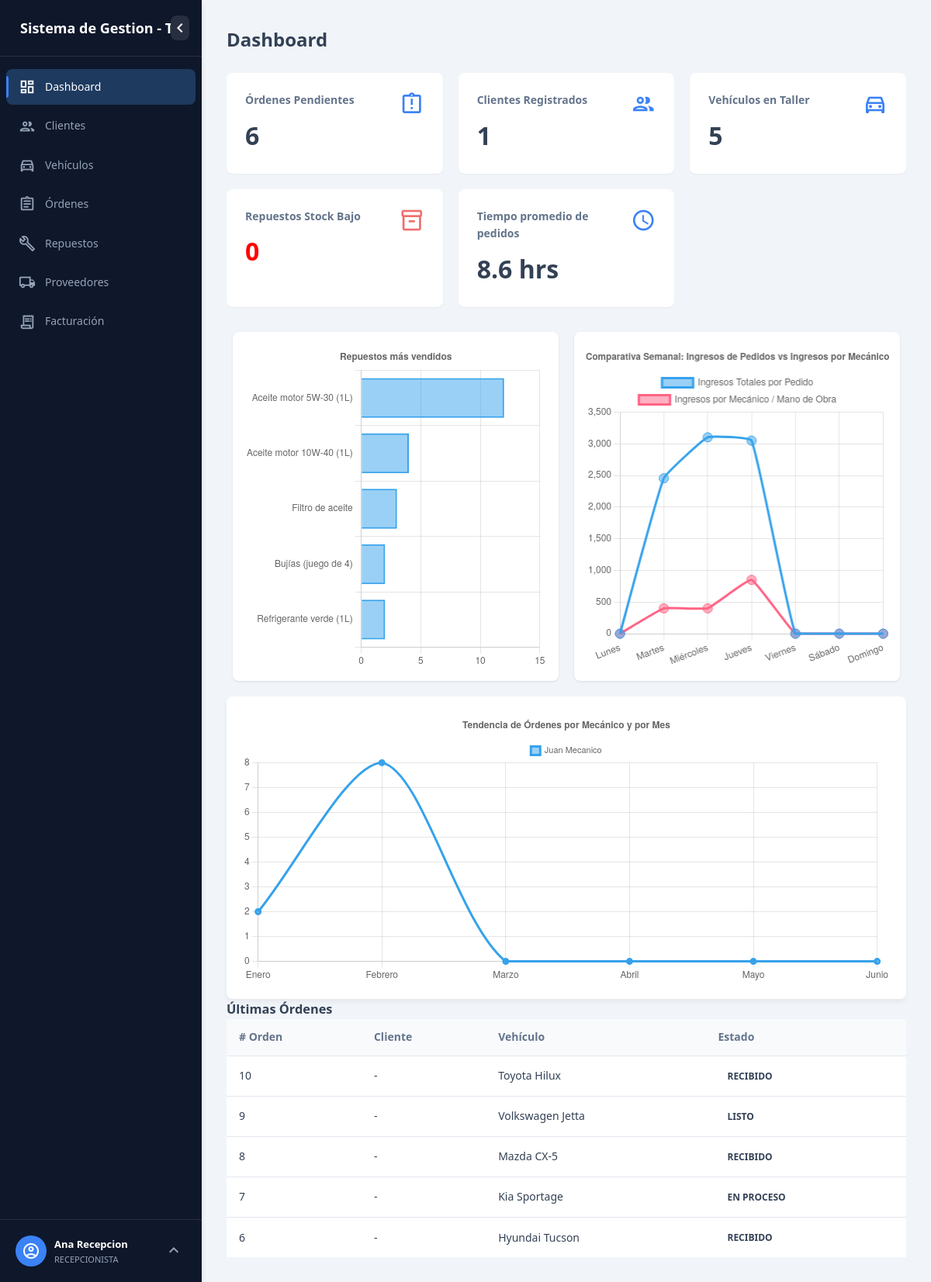
Screenshot of /public/index.php (signed in) with the database file from the repository.
### tables this page shows
CREATE TABLE IF NOT EXISTS `ordenes_servicio` (
  `id_orden` int NOT NULL AUTO_INCREMENT,
  `diagnostico_preliminar` text,
  `estado` enum('RECIBIDO','EN PROCESO','LISTO','ENTREGADO') NOT NULL DEFAULT 'RECIBIDO',
  `fecha_ingreso` datetime NOT NULL,
  `fecha_entrega` datetime DEFAULT NULL,
  `id_recepcionista` int NOT NULL,
  `id_mecanico` int NOT NULL,
  `placa_vehiculo` varchar(15) NOT NULL,
  PRIMARY KEY (`id_orden`),
  KEY `id_recepcionista` (`id_recepcionista`),
  KEY `id_mecanico` (`id_mecanico`),
  KEY `placa_vehiculo` (`placa_vehiculo`),
  CONSTRAINT `ordenes_servicio_ibfk_1` FOREIGN KEY (`id_recepcionista`) REFERENCES `usuarios` (`id_usuario`),
  CONSTRAINT `ordenes_servicio_ibfk_2` FOREIGN KEY (`id_mecanico`) REFERENCES `usuarios` (`id_usuario`),
  CONSTRAINT `ordenes_servicio_ibfk_3` FOREIGN KEY (`placa_vehiculo`) REFERENCES `vehiculos` (`placa`)
);

CREATE TABLE IF NOT EXISTS `vehiculos` (
  `placa` varchar(15) NOT NULL,
  `marca` varchar(50) NOT NULL,
  `modelo` varchar(50) NOT NULL,
  `anio` int NOT NULL,
  `tipo` varchar(30) NOT NULL,
  `id_cliente` int NOT NULL,
  PRIMARY KEY (`placa`),
  KEY `id_cliente` (`id_cliente`),
  CONSTRAINT `vehiculos_ibfk_1` FOREIGN KEY (`id_cliente`) REFERENCES `clientes` (`id_cliente`) ON DELETE CASCADE
);

### src/Controllers/ControladorPanel.php (called while the page is built, shortened)
<?php
class ControladorPanel extends Controlador
{
    public function index(): void
    {
        $stats = BaseDatos::executeProcedure('sp_contar_dashboard');
        $stats = $stats[0] ?? [
            'ordenes_pendientes' => 0,
            'clientes_activos' => 0,
            'vehiculos_en_taller' => 0,
            'repuestos_stock_bajo' => 0,
            'tiempo_promedio_pedidos' => 0
        ];
        $repuestosMasVendidos = BaseDatos::executeProcedure('sp_repuestos_mas_vendidos');
        $ingresosSemanales = BaseDatos::executeProcedure('sp_ingresos_semanales');
        $ordenesMecanicoMes = BaseDatos::executeProcedure('sp_ordenes_mec_mes');
        $ultimasOrdenes = BaseDatos::executeProcedure('sp_listar_ordenes');
        $ultimasOrdenes = array_slice($ultimasOrdenes, 0, 5);
        $tiempoPromedio = isset($stats['tiempo_promedio_pedidos'])
            ? round($stats['tiempo_promedio_pedidos'], 1) . ' hrs'
            : '0 hrs';
        $data = [
            'title' => 'Panel de Control',
            'pageTitle' => 'Dashboard',
            'currentPage' => 'dashboard',
            'ordenes_pendientes' => $stats['ordenes_pendientes'],
            'clientes_activos' => $stats['clientes_activos'],
            'vehiculos_en_taller' => $stats['vehiculos_en_taller'],
            'repuestos_stock_bajo' => $stats['repuestos_stock_bajo'],
            'tiempo_promedio_pedidos' => $tiempoPromedio,
            'ultimasOrdenes' => $ultimasOrdenes,
            'repuestos_labels' => json_encode(array_column($repuestosMasVendidos, 'repuesto')),
            'repuestos_data' => json_encode(array_column($repuestosMasVendidos, 'total_vendido')),
            'ingresos_totales' => json_encode(array_column($ingresosSemanales, 'ingresos_totales')),
            'ingresos_mano_obra' => json_encode(array_column($ingresosSemanales, 'ingresos_mano_obra')),
            'ingresos_semanales_raw' => json_encode($ingresosSemanales),
            'ordenes_mecanicos_raw' => json_encode($ordenesMecanicoMes),
        ];
        $this->renderWithLayout('dashboard/index', $data);
    }
}

### src/Routes/Enrutador.php (called while the page is built, shortened)
<?php
class Enrutador
{
    private string $defaultMethod = 'index';
    public function dispatch(string $url): void
    {
        $url = filter_var(trim($url), FILTER_SANITIZE_URL);
        $url = rtrim($url, '/');
        $urlParts = !empty($url) ? explode('/', $url) : [];
        $methodName = $this->defaultMethod;
        $params = $urlParts;
        $controller = new $controllerClass();
        call_user_func_array([$controller, $methodName], $params);
    }
}

### public/index.php (called while the page is built, shortened)
<?php
$url = isset($_GET['url']) ? $_GET['url'] : '';
$router = new Enrutador();
$router->dispatch(trim($url, '/'));

### src/bd/BaseDatos.php (called while the page is built, shortened)
<?php
class BaseDatos
{
    private static ?PDO $instance = null;
    private static function buildCallSql(string $procedure, array $params): string
    {
        if (empty($params)) {
            return "CALL $procedure";
        }
        $keys = array_keys($params);
        $placeholders = array_map(function ($key) {
            return is_string($key) ? $key : '?';
        }, $keys);
        return "CALL $procedure(" . implode(', ', $placeholders) . ")";
    }
    public static function getConnection(): PDO
    {
        if (self::$instance === null) {
            $dsn = sprintf(
                'mysql:host=%s;port=%s;dbname=%s;charset=%s',
                DB_HOST,
                DB_PORT,
                DB_NAME,
                DB_CHARSET
            );
            try {
                self::$instance = new PDO($dsn, DB_USER, DB_PASS, [
                    PDO::ATTR_ERRMODE            => PDO::ERRMODE_EXCEPTION,
                    PDO::ATTR_DEFAULT_FETCH_MODE => PDO::FETCH_ASSOC,
                    PDO::ATTR_EMULATE_PREPARES   => false,
                ]);
                self::$instance->exec("SET NAMES 'utf8mb4' COLLATE 'utf8mb4_unicode_ci'");
                self::$instance->exec("SET time_zone = '-06:00'");
            } catch (PDOException $e) {
                error_log('Error de conexion BD: ' . $e->getMessage());
                throw new Exception('Error al conectar con la base de datos. Contacte al administrador.');
            }
        }
        return self::$instance;
    }
    public static function executeProcedure(string $procedure, array $params = []): array
    {
        $pdo = self::getConnection();
        $sql = self::buildCallSql($procedure, $params);
        $stmt = $pdo->prepare($sql);
        $stmt->execute();
        $results = [];
        try {
            $results = $stmt->fetchAll();
        } catch (PDOException $e) {}
        return $results;
    }
}

### views/dashboard/index.php (the view)
<div class="dashboard-stats">
    <div class="stat-card">
        <div class="icon-stats">
            <div>
                <h3>Órdenes Pendientes</h3>
                <p class="stat-number"><?= $ordenes_pendientes ?? 0 ?></p>
            </div>
        <span class="material-icons-outlined" style="font-size: 32px; color: var(--accent-color);">assignment_late</span>
        </div>
    </div>
    <div class="stat-card">
        <div class="icon-stats">
            <div>
                <h3>Clientes Registrados</h3>
                <p class="stat-number"><?= $clientes_activos ?? 0 ?></p>
            </div>
            <span class="material-icons-outlined" style="font-size: 32px; color: var(--accent-color);">group</span>
        </div>
    </div>
    <div class="stat-card">
        <div class="icon-stats">
            <div>
                <h3>Vehículos en Taller</h3>
                <p class="stat-number"><?= $vehiculos_en_taller ?? 0 ?></p>
            </div>
            <span class="material-icons-outlined" style="font-size: 32px; color: var(--accent-color);">directions_car</span>
        </div>
    </div>
    <div class="stat-card">
        <div class="icon-stats">
            <div>
                <h3>Repuestos Stock Bajo</h3>
                <p style="color: red;" class="stat-number"><?= $repuestos_stock_bajo ?? 0 ?></p>
            </div>
            <span class="material-icons-outlined" style="font-size: 32px; color: #f16d6d;">inventory_2</span>
        </div>
    </div>
    <div class="stat-card">
        <div class="icon-stats">
            <div>
                <h3>Tiempo promedio de pedidos</h3>
                <p class="stat-number"><?= $tiempo_promedio_pedidos ?? 0 ?></p>
            </div>
            <span class="material-icons-outlined" style="font-size: 32px; color: var(--accent-color);">schedule</span>
        </div>
    </div>
</div>
<div class="content-chart">
    <div class="chart-rep">
        <canvas id="graficoRepuestos"></canvas>
    </div>
    <div class="chart-Ingreso">
        <canvas id="graficoIngresosMecanico"></canvas>
    </div>
</div>
<div class="chart-mecanicos" class="content-chart-full">
    <div style="height: 350px;">
        <canvas id="graficoOrdenesMecanicoMes"></canvas>
    </div>
</div>
<div class="dashboard-panels">
    <div class="panel">
        <h3>Últimas Órdenes</h3>
        <table class="table">
            <thead>
                <tr>
                    <th># Orden</th>
                    <th>Cliente</th>
                    <th>Vehículo</th>
                    <th>Estado</th>
                </tr>
            </thead>
            <tbody>
                <?php if (empty($ultimasOrdenes)): ?>
                    <tr>
                        <td colspan="4" class="text-center">No hay órdenes recientes.</td>
                    </tr>
                <?php else: ?>
                    <?php foreach ($ultimasOrdenes as $orden): ?>
                        <tr>
                            <td><?= $orden['id_orden'] ?></td>
                            <td><?= htmlspecialchars($orden['nombre_cliente'] ?? '-') ?></td>
                            <td><?= htmlspecialchars($orden['marca'] ?? '') . ' ' . htmlspecialchars($orden['modelo'] ?? '') ?></td>
                            <td><span class="badge badge-<?= strtolower(str_replace(' ', '-', $orden['estado'] ?? '')) ?>"><?= $orden['estado'] ?></span></td>
                        </tr>
                    <?php endforeach; ?>
                <?php endif; ?>
            </tbody>
        </table>
    </div>
</div>
<script>
    window.chartRepuestosLabels = <?= $repuestos_labels ?? '[]' ?>;
    window.chartRepuestosData = <?= $repuestos_data ?? '[]' ?>;
    window.ingresosSemanalesRaw = <?= $ingresos_semanales_raw ?? '[]' ?>;
    window.ordenesMecanicosRaw = <?= $ordenes_mecanicos_raw ?? '[]' ?>;
</script>

### src/Core/Controlador.php (shortened to what this page needs)
<?php
class Controlador
{
    protected function render(string $view, array $data = []): void
    {
        extract($data);
        $viewFile = VIEWS . "/{$view}.php";
        if (file_exists($viewFile)) {
            require_once $viewFile;
        } else {
            throw new \Exception("Vista no encontrada: {$view}");
        }
    }
    protected function renderWithLayout(string $view, array $data = [], string $layout = 'layouts/main'): void
    {
        $data['contentView'] = $view;
        $this->render($layout, $data);
    }
}

### views/layouts/main.php (shortened to what this page needs)
<!DOCTYPE html>
<html lang="es">
<head>
    <link rel="stylesheet" href="<?= PUBLIC_URL ?>/assets/css/main.css">
</head>
<body>
    <div class="layout-wrapper">
        <aside class="sidebar" id="sidebar">
            <div class="sidebar-header">
                <div class="logo-container">
                    <h1 class="logo-text"><?= htmlspecialchars(APP_NAME) ?></h1>
                </div>
                <button id="toggleSidebar" class="toggle-btn" title="Colapsar menú">
                    <span class="material-icons-outlined">chevron_left</span>
                </button>
            </div>
            <nav class="sidebar-nav">
                <ul class="nav-list">
                    <?php if (in_array($_SESSION['usuario_rol'] ?? '', ['ADMINISTRADOR', 'RECEPCIONISTA', 'MECANICO'])): ?>
                    <li class="nav-item <?= $currentPage === 'dashboard' ? 'active' : '' ?>">
                        <a href="<?= APP_URL ?>/dashboard" class="nav-link">
                            <span class="material-icons-outlined nav-icon">dashboard</span>
                            <span class="nav-text">Dashboard</span>
                        </a>
                    </li>
                    <li class="nav-item <?= $currentPage === 'clientes' ? 'active' : '' ?>">
                        <a href="<?= APP_URL ?>/clientes" class="nav-link">
                            <span class="material-icons-outlined nav-icon">people</span>
                            <span class="nav-text">Clientes</span>
                        </a>
                    </li>
                    <li class="nav-item <?= $currentPage === 'vehiculos' ? 'active' : '' ?>">
                        <a href="<?= APP_URL ?>/vehiculos" class="nav-link">
                            <span class="material-icons-outlined nav-icon">directions_car</span>
                            <span class="nav-text">Vehículos</span>
                        </a>
                    </li>
                    <li class="nav-item <?= $currentPage === 'ordenes' ? 'active' : '' ?>">
                        <a href="<?= APP_URL ?>/ordenes" class="nav-link">
                            <span class="material-icons-outlined nav-icon">assignment</span>
                            <span class="nav-text">Órdenes</span>
                        </a>
                    </li>
                    <li class="nav-item <?= $currentPage === 'repuestos' ? 'active' : '' ?>">
                        <a href="<?= APP_URL ?>/repuestos" class="nav-link">
                            <span class="material-icons-outlined nav-icon">build</span>
                            <span class="nav-text">Repuestos</span>
                        </a>
                    </li>
                    <?php endif; ?>
                    <?php if (in_array($_SESSION['usuario_rol'] ?? '', ['ADMINISTRADOR', 'RECEPCIONISTA'])): ?>
                    <li class="nav-item <?= $currentPage === 'proveedores' ? 'active' : '' ?>">
                        <a href="<?= APP_URL ?>/proveedores" class="nav-link">
                            <span class="material-icons-outlined nav-icon">local_shipping</span>
                            <span class="nav-text">Proveedores</span>
                        </a>
                    </li>
                    <li class="nav-item <?= $currentPage === 'facturas' ? 'active' : '' ?>">
                        <a href="<?= APP_URL ?>/facturas" class="nav-link">
                            <span class="material-icons-outlined nav-icon">receipt_long</span>
                            <span class="nav-text">Facturación</span>
                        </a>
                    </li>
                    <?php endif; ?>
                </ul>
            </nav>
            <div class="sidebar-footer">
                <div class="user-profile" id="userProfile">
                    <div class="user-avatar">
                        <span class="material-icons-outlined">account_circle</span>
                    </div>
                    <div class="user-info">
                        <span class="user-name"><?= htmlspecialchars($_SESSION['usuario_nombre'] ?? 'Invitado') ?></span>
                        <span class="user-role"><?= htmlspecialchars($_SESSION['usuario_rol'] ?? 'Usuario') ?></span>
                    </div>
                    <button class="user-menu-trigger" id="userMenuTrigger" title="Opciones de usuario">
                        <span class="material-icons-outlined">expand_less</span>
                    </button>
                </div>
            </div>
        </aside>
        <main class="main-content">
            <h2 class="page-title"><?= htmlspecialchars($pageTitle ?? '') ?></h2>
            <?php if (isset($contentView)): ?>
                <?php require_once VIEWS . "/{$contentView}.php"; ?>
            <?php endif; ?>
        </main>
    </div>
</body>
</html>

### rows the page displays
ordenes_servicio: id_orden "10", nombre_cliente "-", placa_vehiculo.marca "Toyota", placa_vehiculo.modelo "Hilux", estado "RECIBIDO"
ordenes_servicio: id_orden "9", nombre_cliente "-", placa_vehiculo.marca "Volkswagen", placa_vehiculo.modelo "Jetta", estado "LISTO"
ordenes_servicio: id_orden "8", nombre_cliente "-", placa_vehiculo.marca "Mazda", placa_vehiculo.modelo "CX-5", estado "RECIBIDO"
ordenes_servicio: id_orden "7", nombre_cliente "-", placa_vehiculo.marca "Kia", placa_vehiculo.modelo "Sportage", estado "EN PROCESO"
ordenes_servicio: id_orden "6", nombre_cliente "-", placa_vehiculo.marca "Hyundai", placa_vehiculo.modelo "Tucson", estado "RECIBIDO"

### other values shown
APP_NAME "Sistema de Gestion -…"
$_SESSION['usuario_nombre'] "Ana Recepcion"
$_SESSION['usuario_rol'] "RECEPCIONISTA"
$pageTitle "Dashboard"
$ordenes_pendientes "6"
$clientes_activos "1"
$vehiculos_en_taller "5"
$repuestos_stock_bajo "0"
$tiempo_promedio_pedidos "8.6 hrs"
chart data {{ $repuestos_data }} ["12","4","3","2","2"]
